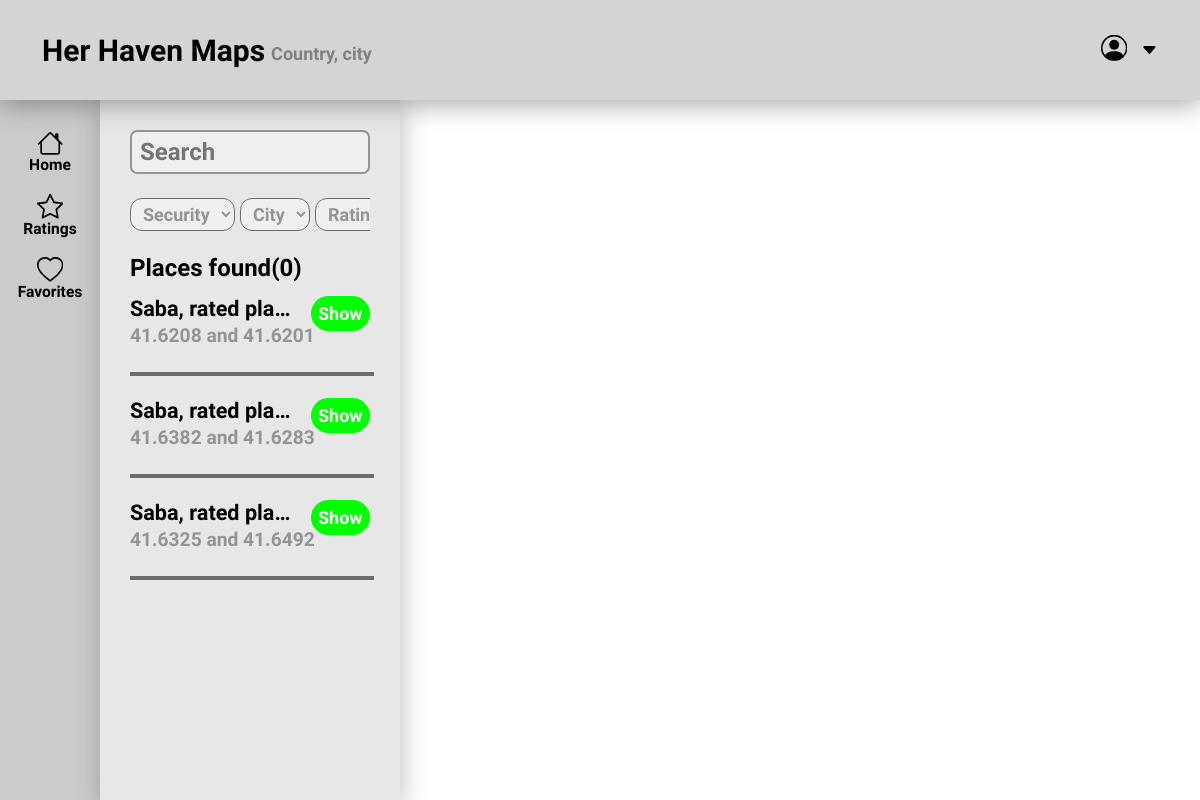
The app's page /, older data.
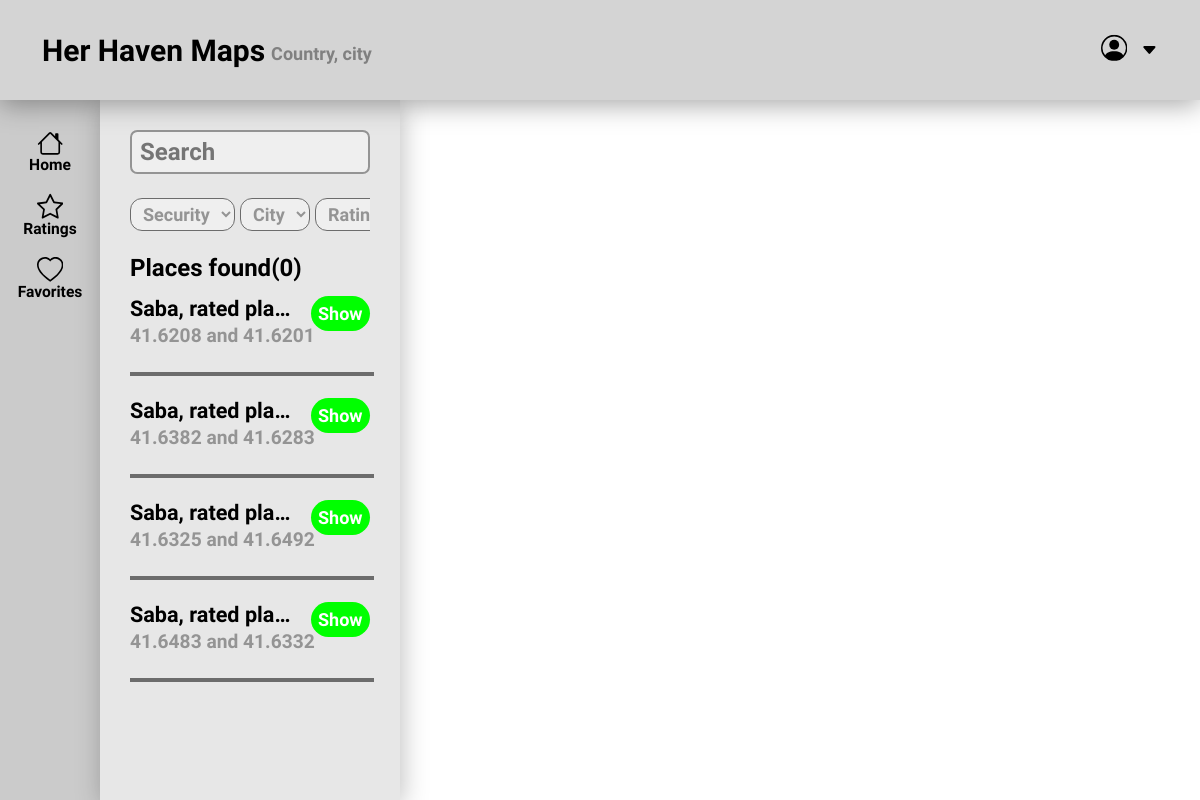
The same page, newer data.
### Maps/models.py (models this page shows)
class Rate(models.Model):
    user = models.ForeignKey(User, on_delete=models.CASCADE, related_name="poster")
    reason = models.CharField(max_length=300, default='')
    rate = models.IntegerField(max_length=5, default=1)
    Longitude = models.CharField(max_length=600, default='')
    Latitude = models.CharField(max_length=600, default='')
    favorite = models.ManyToManyField(User, related_name="favorited_by")
    def __str__(self):
        return f"{self.user}, rated place"

class User(AbstractUser):
    country = models.CharField(max_length=300, default="0")
    city = models.CharField(max_length=300, default="0")

### Maps/views.py (the view)
# urls.py: path('', views.index, name="index"),
def index(request):
    rates = Rate.objects.all()
    return render(request, "index.html", {
        "rates": rates,
    })

### Maps/templates/index.html (shortened to what this page needs)
{% load static %}
<!DOCTYPE html>
<html lang="en">
    <head>
        <link href="{% static 'css/styles.css' %}" rel="stylesheet">
        <link href='https://api.mapbox.com/mapbox-gl-js/v2.8.1/mapbox-gl.css' rel='stylesheet' />
    </head>
    <body class="body">
        <nav class="navbar">
            <h1 class="navbar_title">Her Haven Maps <h6 class="navbar_country_title">Country, city</h6></h1>
            <div class="navbar_profile">
                <svg xmlns="http://www.w3.org/2000/svg" width="16" height="16" fill="currentColor" class="bi bi-caret-down-fill navbar_profile_drop_icon" viewBox="0 0 16 16">
                    <path d="M7.247 11.14 2.451 5.658C1.885 5.013 2.345 4 3.204 4h9.592a1 1 0 0 1 .753 1.659l-4.796 5.48a1 1 0 0 1-1.506 0z"/>
                </svg>
            </div>
        </nav>
        <div class="main_part">
            <div class="sidebar">
                <div class="navigations">
                    <h3 class="navigations_text">Home</h3>
                </div>
                <div class="navigations">
                    <h3 class="navigations_text">Ratings</h3>
                </div>
                <div class="navigations">
                    <h3 class="navigations_text">Favorites</h3>
                </div>
            </div>
            <div class="search" id="search">
                <input class="search_field" name="search_field" type="search" placeholder="Search">
                <div class="search_tags">
                    <select class="search_tag">
                        <option>Security</option>
                    </select>
                    <select class="search_tag">
                        <option>City</option>
                    </select>
                    <select class="search_tag">
                        <option>Rating</option>
                    </select>
                </div>
                <h1 class="searched_title">Places found(0)</h1>
                {% for i in rates %}
                    <div class="searched_place_div">
                        <h1 class="sp_name">{{ i }}</h1>
                        <div class="sp_open" onclick="showLocation('{{ i.Longitude|floatformat:6 }}', '{{ i.Latitude|floatformat:6 }}', '{{ i.reason }}')">Show</div>
                        <h1 class="sp_street">{{ i.Longitude }} and {{ i.Latitude }}</h1>
                        <hr class="sp_line">
                    </div>
                {% endfor %}
            </div>
            <div class="map" id="map"></div>
        </div>
    </body>
</html>

Row changes from the older to the newer data that the page shows:
added Rate: user.username "Saba, rated pla…", Longitude "41.6483", Latitude "41.6332"
